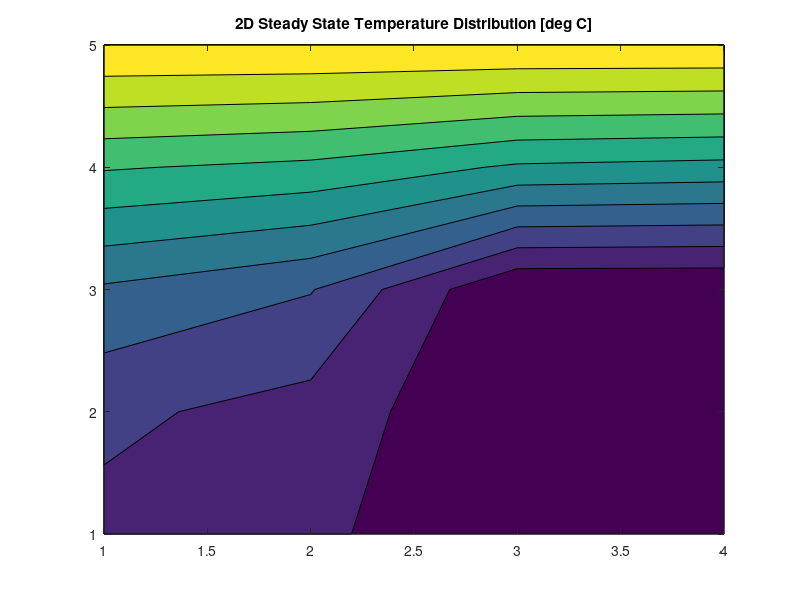

The MATLAB script that drew this image:
%Matrix representing the system of equations relating each of the 10
%unknown temperatures to each other
M = [-1 0.5 0.5 0 0 0 0 0 0 0;
    0.25 -1 0 0.5 0 0 0 0 0 0;
    0.25 0 -1 0.5 0.25 0 0 0 0 0;
    0 0.25 0.25 -1 0 0.25 0 0 0 0;
    0 0 0.25 0 -1 0.5 0.25 0 0 0;
    0 0 0 0.25 0.25 -1 0 0.25 0 0;
    0 0 0 0 0.25 0 -1 0.5 0 0;
    0 0 0 0 0 0.25 0.25 -1 0.25 0;
    0 0 0 0 0 0 0 0.25 -1 0.25;
    0 0 0 0 0 0 0 0 0.5 -1];

%The set of known temperatures corresponding to their equations in matrix M
B = [0; -25/4; 0; -25/4; 0; -25/4; -75/4; -75/4; -25; -25];

%The set of unknown temperatures that solve the system of equations above
X = M\B;

%Matrix with the position of each temperature in the verticle cross section
Z = [X(1) X(2) 25 25;
    X(3) X(4) 25 25;
    X(5) X(6) 25 25;
    X(7) X(8) X(9) X(10);
    75 75 75 75];

%Countour plot displaying the temperatures in a heat map
contourf(Z)
title('2D Steady State Temperature Distribution [deg C]')

%Calculate the Qtop with a 300 micro meter 1D portion of the chip 
k = 400;
q = (k/2)*((57.22-75)+2*(55.69-75)+2*(51.66-75)+(50.81-75));

x = (-25454*(0.0003^2))/(0.01^2)